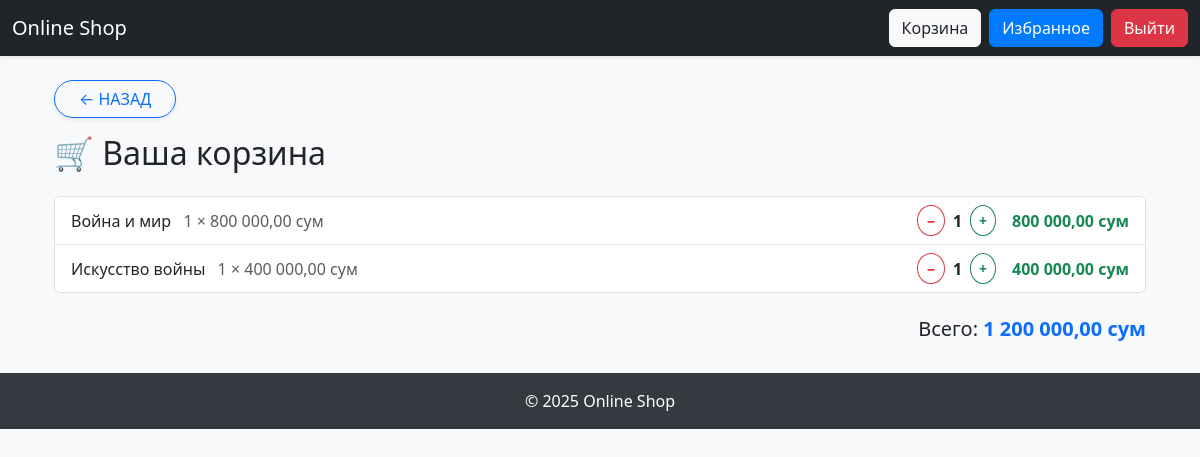
Screenshot of /cart/ (signed in) with the database file from the repository.
### products/models.py (models this page shows, shortened)
class CartItem(models.Model):
    user = models.ForeignKey(User, on_delete=models.CASCADE)
    product = models.ForeignKey(Product, on_delete=models.CASCADE)
    quantity = models.PositiveIntegerField(default=1)

class Product(models.Model):
    category = models.ForeignKey(Category, related_name='products', on_delete=models.CASCADE)
    name = models.CharField(max_length=200)
    description = models.TextField(blank=True)
    price = models.DecimalField(max_digits=10, decimal_places=2)
    image = models.ImageField(upload_to='products/', blank=True, null=True)

### products/views.py (the view)
# urls.py: path('cart/', view_cart, name='view_cart'),
@login_required
def view_cart(request):
    items = CartItem.objects.filter(user=request.user)
    total_price = sum(item.product.price * item.quantity for item in items)
    return render(request, 'products/view_cart.html', {
        'items': items,
        'total_price': total_price
    })

### products/templatetags/cart_extras.py (called while the page is built)
@register.filter
def mul(value, arg):
    try:
        return value * arg
    except:
        return 0

### templates/products/view_cart.html (shortened to what this page needs)
{% extends 'base.html' %}
{% load humanize %}
{% load cart_extras %}
{% block content %}
<div class="container mt-4">
  <a href="{% url 'product_list' %}" class="btn btn-outline-primary rounded-pill px-4 shadow-sm mb-3">
    ← НАЗАД
  </a>
  <h2 class="mb-4">🛒 Ваша корзина</h2>
  {% if items %}
    <ul class="list-group mb-4">
      {% for item in items %}
        <li class="list-group-item d-flex justify-content-between align-items-center">
          <div>
            {{ item.product.name }}
            <span class="ms-2 text-muted">{{ item.quantity }} × {{ item.product.price|intcomma }} сум</span>
          </div>
          <div class="d-flex align-items-center">
            <form method="post" action="{% url 'decrease_cart_quantity' item.product.id %}" class="d-inline me-2">
              <button type="submit" class="btn btn-outline-danger btn-sm rounded-circle">
                <strong>−</strong>
              </button>
            </form>
            <span class="me-2 fw-bold">{{ item.quantity }}</span>
            <form method="post" action="{% url 'increase_cart_quantity' item.product.id %}" class="d-inline me-3">
              <button type="submit" class="btn btn-outline-success btn-sm rounded-circle">
                <strong>+</strong>
              </button>
            </form>
            <span class="text-success fw-bold">{{ item.product.price|mul:item.quantity|intcomma }} сум</span>
          </div>
        </li>
      {% endfor %}
    </ul>
    <div class="text-end">
      <h5>Всего: <span class="text-primary fw-bold">{{ total_price|intcomma }} сум</span></h5>
    </div>
  {% else %}
    <p>Корзина пуста.</p>
  {% endif %}
</div>
{% endblock %}

### templates/base.html (style rules this page uses)
body { background-color: #f8f9fa; }

### rows the page displays
CartItem: product.name "Война и мир", quantity "1", product.price "800 000,00", product.price|mul "800 000,00"
CartItem: product.name "Искусство войны", quantity "1", product.price "400 000,00", product.price|mul "400 000,00"

### other values shown
{{ total_price|intcomma }} "1 200 000,00"
